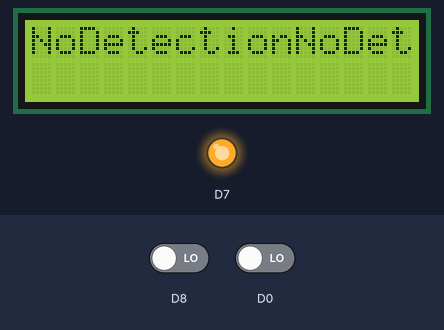
The sketch below on a simulated ESP8266 (NodeMCU). On the bench: 16×2 character LCD, output pins drawn as LEDs (lit = HIGH). The inputs (shaded band) are chosen by the test bench; at power-on: D8 LOW, D0 LOW.

Above: at 1.2 s.
1.3 s: D8 driven HIGH
At 2.6 s:
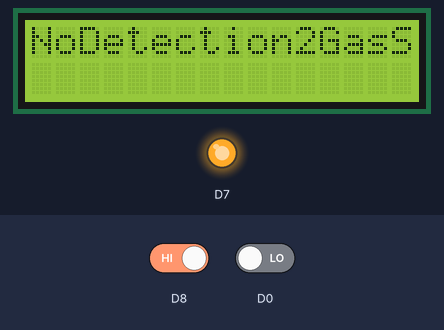
4.3 s: D0 driven HIGH
At 4.7 s:
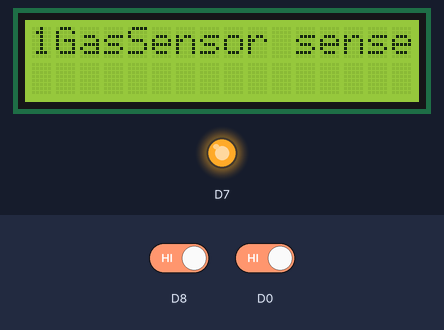
5.8 s: D8 driven LOW
8.8 s: D0 driven LOW
At 9.8 s:
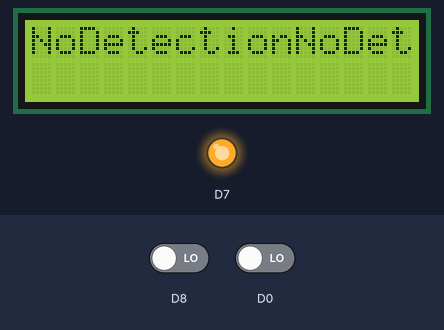
11.8 s: D8 driven HIGH
At 13.0 s:
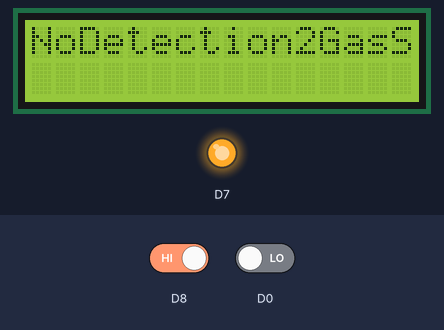
14.8 s: D8 driven LOW
At 15.6 s:
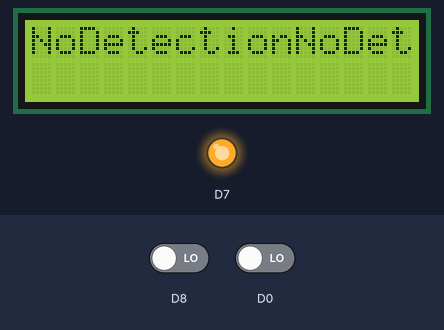
Timing chart, 0 to 17.8 s (numbered marks = the images above; inputs shaded):
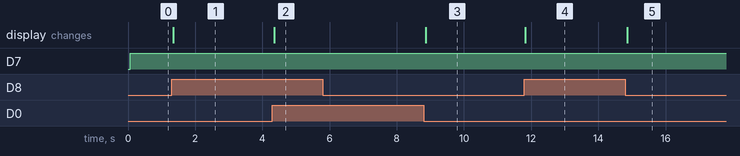

Measured:
- after the input at 1.3 s, the display: changes after 0.05 s (image 1)
- after the input at 4.3 s, the display: changes after 0.05 s (image 2)
- after the input at 5.8 s, every drawn part: stays the same
- after the input at 8.8 s, the display: changes after 0.06 s (image 3)
- after the input at 11.8 s, the display: changes at once (image 4)
- after the input at 14.8 s, the display: changes after 0.06 s (image 5)

The sketch:

Gas_Sensor_LCDscreen.ino
```cpp
#include <Wire.h>
#include <LiquidCrystal_I2C.h>

LiquidCrystal_I2C lcd(0x27, 16, 2);

void setup()
{
lcd.init();
lcd.backlight();
pinMode(D0, INPUT);
pinMode(D8, INPUT);
pinMode(D7, OUTPUT);
}

void loop() {
     lcd.clear();
     lcd.setCursor(0,0);
     if (digitalRead(D0)==HIGH)
     {
      digitalWrite(D7, HIGH);
      lcd.print("1GasSensor sensed");
     }
     else
     {
       digitalWrite(D7, HIGH);
       lcd.print("NoDetection");
     }

       if (digitalRead(D8)==HIGH)
     {
       digitalWrite(D7, HIGH);
      lcd.print("2GasSensor sensed");
     }
     else
     {
       digitalWrite(D7, HIGH);
       lcd.print("NoDetection");
     }
}
```
